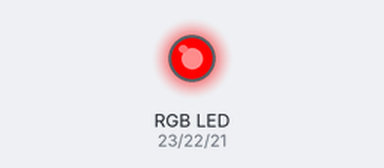
This sketch was run on a simulated ESP32. Parts: an RGB LED mixed from three pins (HIGH = lit).

Above: at 0.5 s.
At 1.5 s:
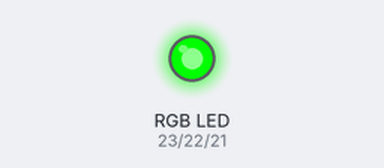
At 5.5 s:
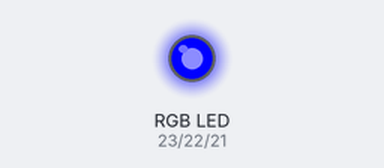
Timing chart, 0 to 6.9 s (numbered marks = the images above):
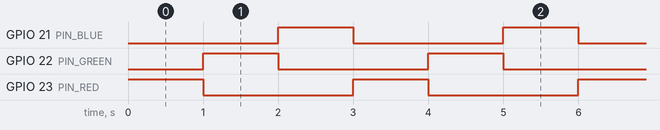

The sketch:

RGBLEDESP32.ino
```cpp
#define PIN_RED    23 // GPIO23
#define PIN_GREEN  22 // GPIO22
#define PIN_BLUE   21 // GPIO21

void setup() {
  pinMode(PIN_RED,   OUTPUT);
  pinMode(PIN_GREEN, OUTPUT);
  pinMode(PIN_BLUE,  OUTPUT);
}

void loop() {
  // color code #00C9CC (R = 255,   G = 0, B = 0)
  setColor(255, 0, 0);

  delay(1000); // keep the color 1 second

  // color code #F7788A (R = 0, G = 255, B = 0)
  setColor(0, 255, 0);

  delay(1000); // keep the color 1 second

  // color code #34A853 (R = 0,  G = 0, B = 255)
  setColor(0, 0, 255);

  delay(1000); // keep the color 1 second
}

void setColor(int R, int G, int B) {
  analogWrite(PIN_RED,   R);
  analogWrite(PIN_GREEN, G);
  analogWrite(PIN_BLUE,  B);
}
```

Measured:
- by itself, GPIO 21 (PIN_BLUE), GPIO 22 (PIN_GREEN), GPIO 23 (PIN_RED): alternates HIGH for 1.0 s and LOW for 2.0 s
- by itself, everything shown: repeats every 3.0 s, in 3 steps
